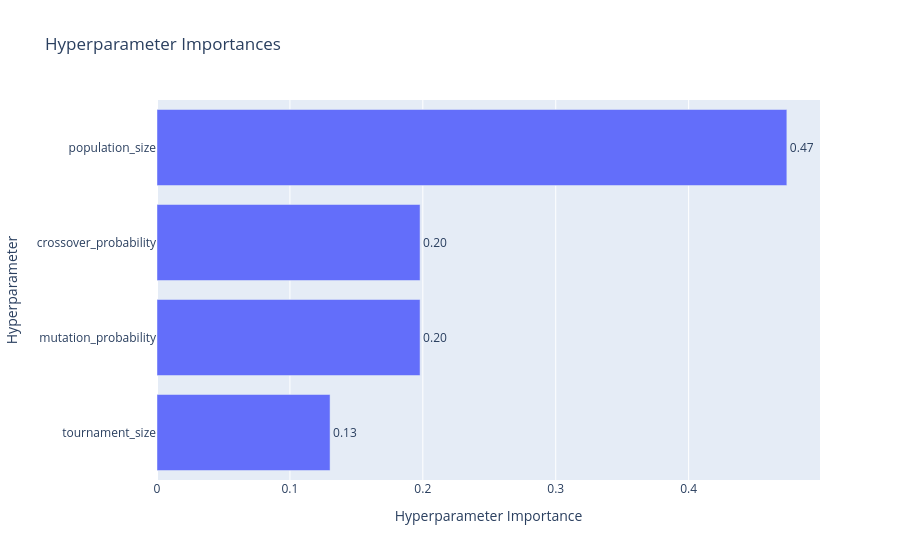

The code cell stored with this chart in its notebook:
### Code cell
plot_param_importances(study).show()

### Figure 1 — Plotly figure (JSON) as saved in the notebook; plotly's stock layout.template omitted (floating-point values rounded to 4 significant figures)
{"data": [{"cliponaxis": false, "hovertemplate": ["tournament_size (CategoricalDistribution): 0.1302154892448786<extra></extra>", "mutation_probability (CategoricalDistribution): 0.19794652562419293<extra></extra>", "crossover_probability (CategoricalDistribution): 0.19794652562419293<extra></extra>", "population_size (CategoricalDistribution): 0.47389145950673556<extra></extra>"], "name": "Objective Value", "orientation": "h", "text": ["0.13", "0.20", "0.20", "0.47"], "textposition": "outside", "type": "bar", "x": [0.1302, 0.1979, 0.1979, 0.4739], "y": ["tournament_size", "mutation_probability", "crossover_probability", "population_size"]}], "layout": {"title": {"text": "Hyperparameter Importances"}, "xaxis": {"title": {"text": "Hyperparameter Importance"}}, "yaxis": {"title": {"text": "Hyperparameter"}}}}
